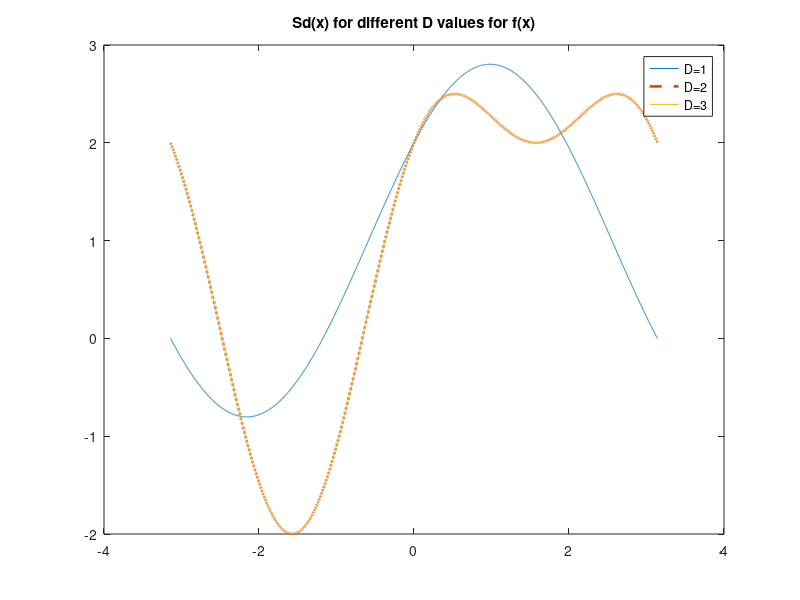

Reproduce this figure in MATLAB.
fx = @(x) 1 + 2*sin(x) + cos(2*x) - 0.5*sin(5*x);
D = 6;
N = 10000;
x = linspace(-pi, pi, N);
a0 = integral(fx, -pi, pi, 'AbsTol', 1e-12, 'RelTol', 1e-12)/pi;
display(a0);
a = zeros(1, D);
b = zeros(1, D);
for k = 1:D
    a(k) = integral(@(x) fx(x).*cos(k*x), -pi, pi, 'AbsTol', 1e-12, 'RelTol', 1e-12)/pi;
    b(k) = integral(@(x) fx(x).*sin(k*x), -pi, pi, 'AbsTol', 1e-12, 'RelTol', 1e-12)/pi;
end
display(a);
display(b);

%D = 1
s1 = @(x) a0/2 + sum(a.*cos((1:1).*x) + b.*sin((1:1).*x));
s1_vec = arrayfun(s1, x);

%D = 2
s2 = @(x) a0/2 + a(1)*cos(x) + b(1)*sin(x) + a(2)*cos(2*x) + b(2)*sin(2*x);
s2_vec = arrayfun(s2, x);

%D = 3
s3 = @(x) a0/2 + a(1)*cos(x) + b(1)*sin(x) + a(2)*cos(2*x) + b(2)*sin(2*x)+ a(3)*cos(3*x) + b(3)*sin(3*x);
s3_vec = arrayfun(s3,x);

%ploting the Sd for different D values
plot(x, s1_vec, '-');
hold on;
plot(x, s2_vec, '--', 'LineWidth', 2);
plot(x, s3_vec, '-');
hold off;
title('Sd(x) for different D values for f(x)');
legend('D=1', 'D=2', 'D=3');
